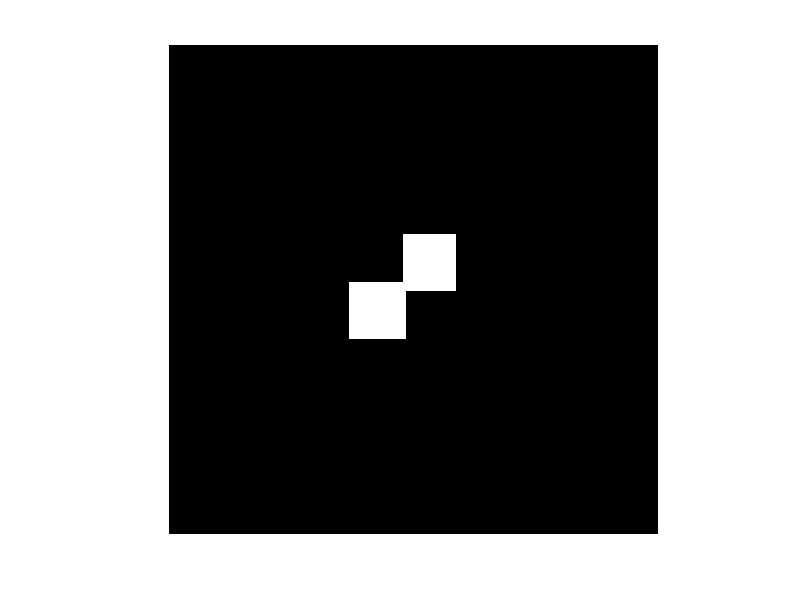

The MATLAB source for this figure:
for i =1:256
    for j=1:256
        Il(i,j) = 0;
    end
end

for i = 100: 129
    for j=123:150
        Il(i,j) = 1;
    end
end
for i = 125: 154
    for j=95:124
        Il(i,j) = 1;
    end
end
imshow(Il);